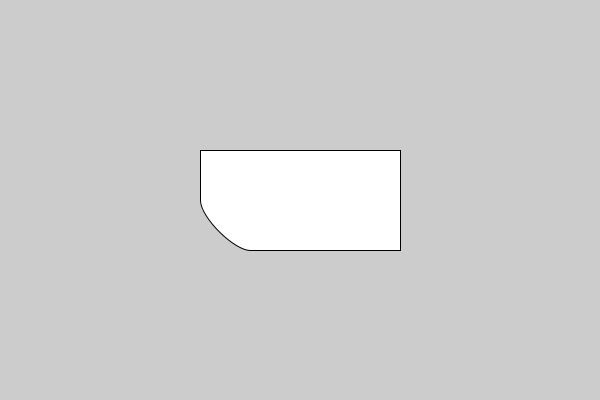
Frame 1 (no input)
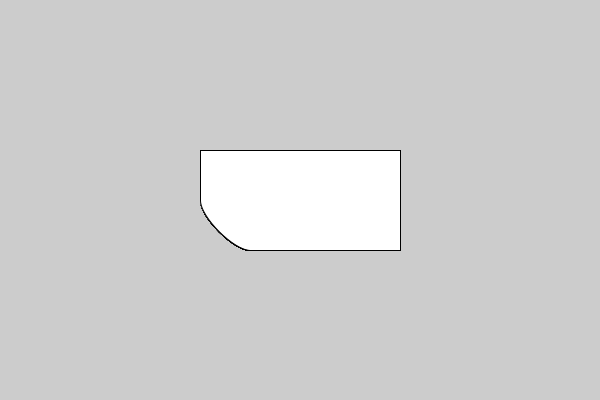
Frame 60 (the mouse pressed at the canvas centre just before this capture)
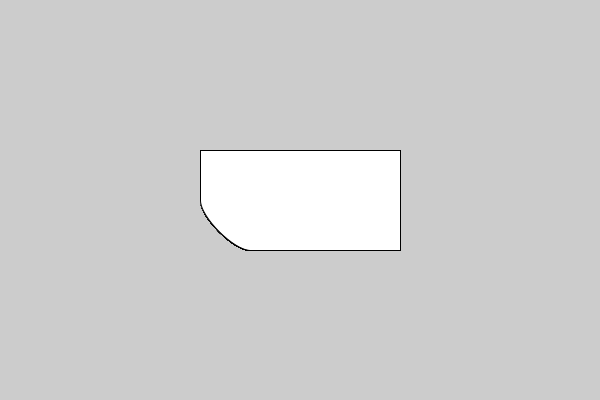
Frame 120 (the mouse held since frame 60 and released just before this capture)

The Processing sketch that drew these frames (run headless with seeded random() and noise(); from frame 60 on, the mouse is pressed at the canvas centre):

// Processing sketch: curveVertex
// ── curveVertex.pde
//Trevor Chen
//2-2
//23/3/28

void setup() {
  size(600, 400);
}

void draw() {
  beginShape();
  curveVertex(250, 150);
  curveVertex(200, 200);
  curveVertex(250, 250);
  curveVertex(300, 200);
  vertex(400, 250);
  vertex(400, 150);
  vertex(200, 150);
  vertex(200, 200);
  endShape();
  //rect(200, 150, 200, 100, 25);
}
